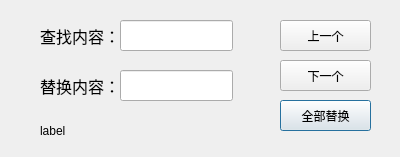
<?xml version="1.0" encoding="UTF-8"?>
<ui version="4.0">
 <class>FindDialog</class>
 <widget class="QDialog" name="FindDialog">
  <property name="geometry">
   <rect>
    <x>0</x>
    <y>0</y>
    <width>400</width>
    <height>157</height>
   </rect>
  </property>
  <property name="windowTitle">
   <string>查找/替换</string>
  </property>
  <property name="windowOpacity">
   <double>1.000000000000000</double>
  </property>
  <widget class="QLineEdit" name="findString">
   <property name="geometry">
    <rect>
     <x>120</x>
     <y>20</y>
     <width>113</width>
     <height>31</height>
    </rect>
   </property>
  </widget>
  <widget class="QLabel" name="label">
   <property name="geometry">
    <rect>
     <x>40</x>
     <y>20</y>
     <width>91</width>
     <height>31</height>
    </rect>
   </property>
   <property name="font">
    <font>
     <family>方正风雅宋简体</family>
     <pointsize>12</pointsize>
    </font>
   </property>
   <property name="text">
    <string>查找内容：</string>
   </property>
  </widget>
  <widget class="QLabel" name="label_2">
   <property name="geometry">
    <rect>
     <x>40</x>
     <y>70</y>
     <width>91</width>
     <height>31</height>
    </rect>
   </property>
   <property name="font">
    <font>
     <family>方正风雅宋简体</family>
     <pointsize>12</pointsize>
    </font>
   </property>
   <property name="text">
    <string>替换内容：</string>
   </property>
  </widget>
  <widget class="QLineEdit" name="replaceString">
   <property name="geometry">
    <rect>
     <x>120</x>
     <y>70</y>
     <width>113</width>
     <height>31</height>
    </rect>
   </property>
  </widget>
  <widget class="QPushButton" name="allReplaceButton">
   <property name="geometry">
    <rect>
     <x>280</x>
     <y>100</y>
     <width>91</width>
     <height>31</height>
    </rect>
   </property>
   <property name="text">
    <string>全部替换</string>
   </property>
  </widget>
  <widget class="QPushButton" name="prevButton">
   <property name="geometry">
    <rect>
     <x>280</x>
     <y>20</y>
     <width>91</width>
     <height>31</height>
    </rect>
   </property>
   <property name="text">
    <string>上一个</string>
   </property>
  </widget>
  <widget class="QPushButton" name="nextButton">
   <property name="geometry">
    <rect>
     <x>280</x>
     <y>60</y>
     <width>91</width>
     <height>31</height>
    </rect>
   </property>
   <property name="text">
    <string>下一个</string>
   </property>
  </widget>
  <widget class="QLabel" name="info">
   <property name="enabled">
    <bool>true</bool>
   </property>
   <property name="geometry">
    <rect>
     <x>40</x>
     <y>120</y>
     <width>211</width>
     <height>21</height>
    </rect>
   </property>
   <property name="text">
    <string>label</string>
   </property>
  </widget>
 </widget>
 <resources/>
 <connections/>
</ui>
